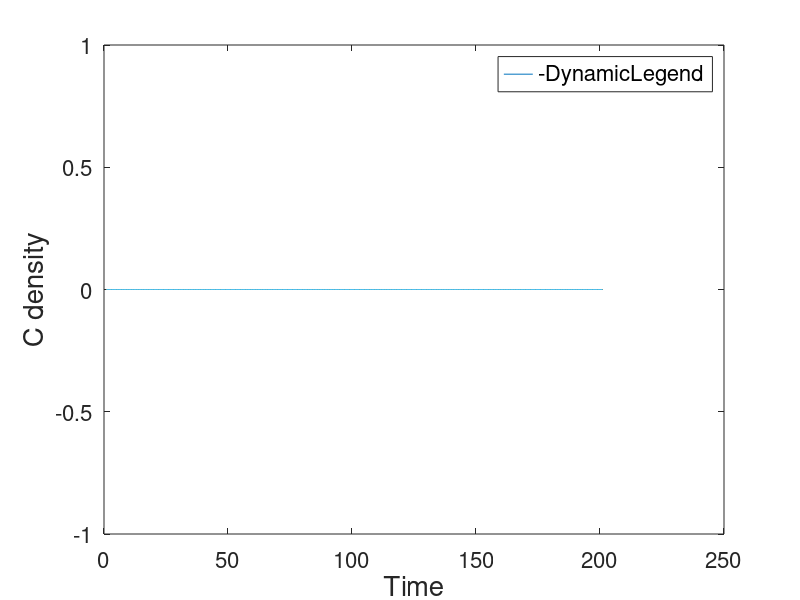

Reproduce this figure in MATLAB.
T = 1.9;
R = 1;
P = 0;
S = 0;

L = 200;
steps = 200;
p = 0.1;

%% Tvals
n_vals = 100;
t_min = 1.3;
t_max = 2.3;
Tvals = linspace(t_min,t_max,n_vals);

% Tvals, one in every region
Tvals = [1.4 1.55 1.65 1.78 1.9 2.1];

%% pvals
p = [0.1 0.4 0.7];
idx = 1;


dens_data = zeros(n_vals, steps+1);
grid_data = zeros(n_vals, L, L);

data = struct;

f1 = figure;

for k=1:length(Tvals)

    rewards = [R S Tvals(k) P];
    %[dens_data(k,:), grid_data(k,:,:)] = prisoner_spatial(rewards, L, steps, p(idx));

    f1;
    plot(dens_data(k,:), 'DisplayName', num2str(Tvals(k)))
    hold on
    disp(['k = ' num2str(k)]);
end

set(gca, 'FontSize', 16)
xlabel('Time', 'FontSize', 20)
ylabel('C density', 'FontSize', 20)
lh = legend('-DynamicLegend');
set(lh, 'FontSize', 16);

data.dens_data = dens_data;
data.grid_data = grid_data;

filename = ['pd_relevant_tvals_L=' num2str(L) '_steps=' ...
            num2str(steps), '_p=' num2str(p(idx))];
        
filename = strrep(filename, '.', ',');
save(filename, 'data');
